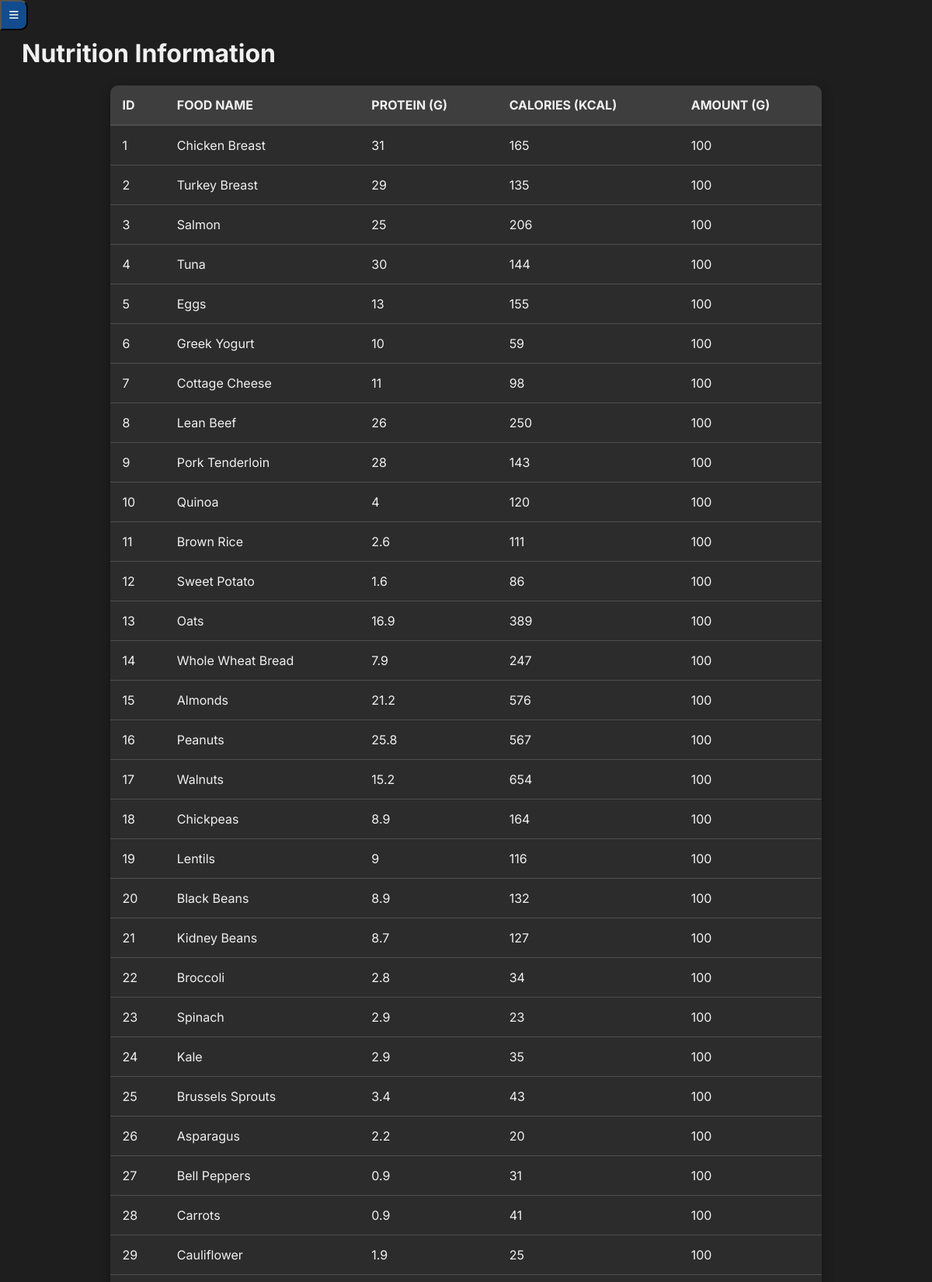
Screenshot of /admin/diet.php (signed in, upper part) with the database file from the repository.
### tables this page shows
CREATE TABLE `np_nutrition` (
  `id` int(11) NOT NULL,
  `Food_name` varchar(255) NOT NULL,
  `Protein` float NOT NULL,
  `Calories` float NOT NULL,
  `Amount` float NOT NULL
);

### admin/diet.php (the view, shortened to what this page needs)
<?php
require_once 'db_connection.php';
$query = "SELECT * FROM np_nutrition";
$stmt = $pdo->prepare($query);
$stmt->execute();
$nutrition_data = $stmt->fetchAll(PDO::FETCH_ASSOC);
include 'navbar.php';
?>
<!DOCTYPE html>
<html lang="en">
<head>
</head>
<body>
    <h1>Nutrition Information</h1>
    <table>
        <thead>
            <tr>
                <th>ID</th>
                <th>Food Name</th>
                <th>Protein (g)</th>
                <th>Calories (kcal)</th>
                <th>Amount (g)</th>
            </tr>
        </thead>
        <tbody>
            <?php foreach ($nutrition_data as $data): ?>
                <tr>
                    <td><?php echo htmlspecialchars($data['id']); ?></td>
                    <td><?php echo htmlspecialchars($data['Food_name']); ?></td>
                    <td><?php echo htmlspecialchars($data['Protein']); ?></td>
                    <td><?php echo htmlspecialchars($data['Calories']); ?></td>
                    <td><?php echo htmlspecialchars($data['Amount']); ?></td>
                </tr>
            <?php endforeach; ?>
        </tbody>
    </table>
</body>
</html>

### admin/diet.php (style rules this page uses)
body { background-color: #1e1e1e; color: #f0f0f0; font-family: 'Inter', sans-serif; padding: 20px; }
table { width: 80%; border-collapse: collapse; background-color: #2c2c2c; border-radius: 10px; overflow: hidden; box-shadow: 0 5px 15px rgba(0, 0, 0, 0.3); margin-left: 10%; }
th { background-color: #3e3e3e; color: #f0f0f0; padding: 15px; text-align: left; text-transform: uppercase; border-bottom: 2px solid #4e4e4e; }
td { padding: 15px; border-bottom: 1px solid #4e4e4e; }

### rows the page displays
np_nutrition: id "1", Food_name "Chicken Breast", Protein "31", Calories "165", Amount "100"
np_nutrition: id "2", Food_name "Turkey Breast", Protein "29", Calories "135", Amount "100"
np_nutrition: id "3", Food_name "Salmon", Protein "25", Calories "206", Amount "100"
np_nutrition: id "4", Food_name "Tuna", Protein "30", Calories "144", Amount "100"
np_nutrition: id "5", Food_name "Eggs", Protein "13", Calories "155", Amount "100"
np_nutrition: id "6", Food_name "Greek Yogurt", Protein "10", Calories "59", Amount "100"
np_nutrition: id "7", Food_name "Cottage Cheese", Protein "11", Calories "98", Amount "100"
np_nutrition: id "8", Food_name "Lean Beef", Protein "26", Calories "250", Amount "100"
np_nutrition: id "9", Food_name "Pork Tenderloin", Protein "28", Calories "143", Amount "100"
np_nutrition: id "10", Food_name "Quinoa", Protein "4", Calories "120", Amount "100"
np_nutrition: id "11", Food_name "Brown Rice", Protein "2.6", Calories "111", Amount "100"
np_nutrition: id "12", Food_name "Sweet Potato", Protein "1.6", Calories "86", Amount "100"
np_nutrition: id "13", Food_name "Oats", Protein "16.9", Calories "389", Amount "100"
np_nutrition: id "14", Food_name "Whole Wheat Bread", Protein "7.9", Calories "247", Amount "100"
np_nutrition: id "15", Food_name "Almonds", Protein "21.2", Calories "576", Amount "100"
np_nutrition: id "16", Food_name "Peanuts", Protein "25.8", Calories "567", Amount "100"
np_nutrition: id "17", Food_name "Walnuts", Protein "15.2", Calories "654", Amount "100"
np_nutrition: id "18", Food_name "Chickpeas", Protein "8.9", Calories "164", Amount "100"
np_nutrition: id "19", Food_name "Lentils", Protein "9", Calories "116", Amount "100"
np_nutrition: id "20", Food_name "Black Beans", Protein "8.9", Calories "132", Amount "100"
np_nutrition: id "21", Food_name "Kidney Beans", Protein "8.7", Calories "127", Amount "100"
np_nutrition: id "22", Food_name "Broccoli", Protein "2.8", Calories "34", Amount "100"
np_nutrition: id "23", Food_name "Spinach", Protein "2.9", Calories "23", Amount "100"
np_nutrition: id "24", Food_name "Kale", Protein "2.9", Calories "35", Amount "100"
np_nutrition: id "25", Food_name "Brussels Sprouts", Protein "3.4", Calories "43", Amount "100"
np_nutrition: id "26", Food_name "Asparagus", Protein "2.2", Calories "20", Amount "100"
np_nutrition: id "27", Food_name "Bell Peppers", Protein "0.9", Calories "31", Amount "100"
np_nutrition: id "28", Food_name "Carrots", Protein "0.9", Calories "41", Amount "100"
np_nutrition: id "29", Food_name "Cauliflower", Protein "1.9", Calories "25", Amount "100"
